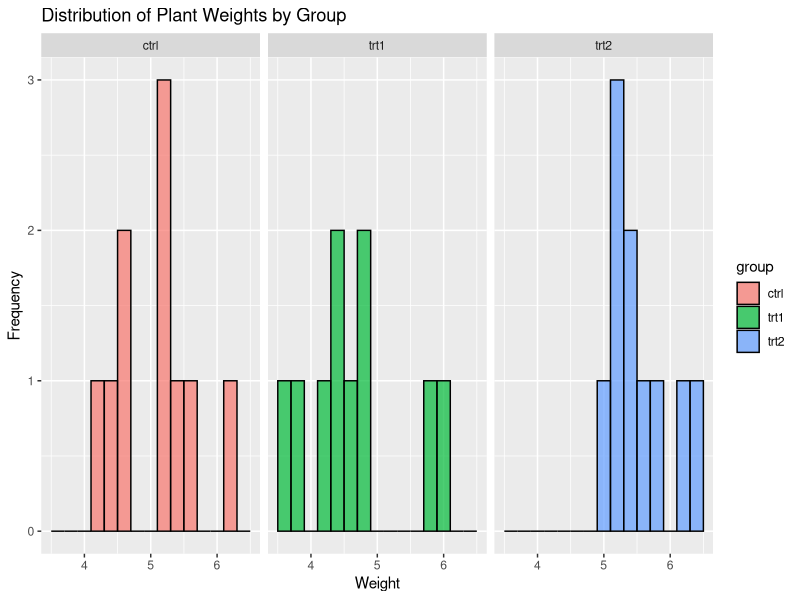
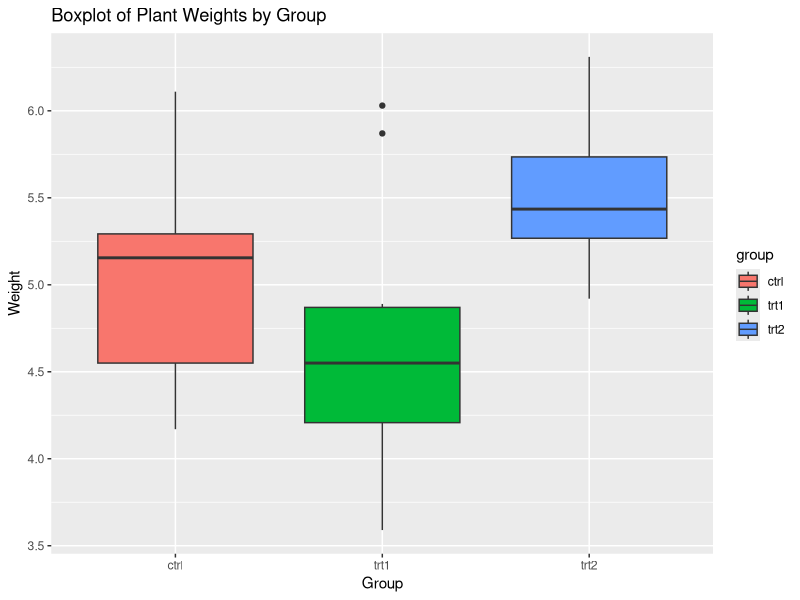
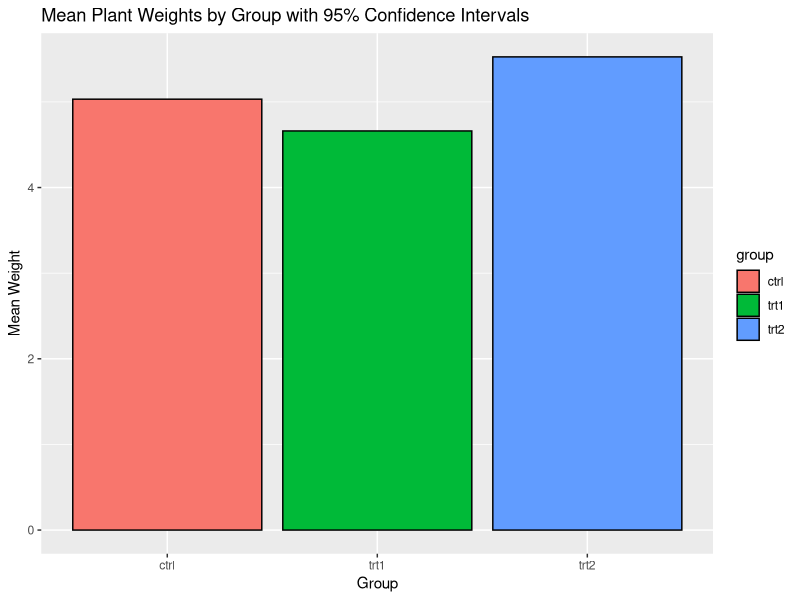
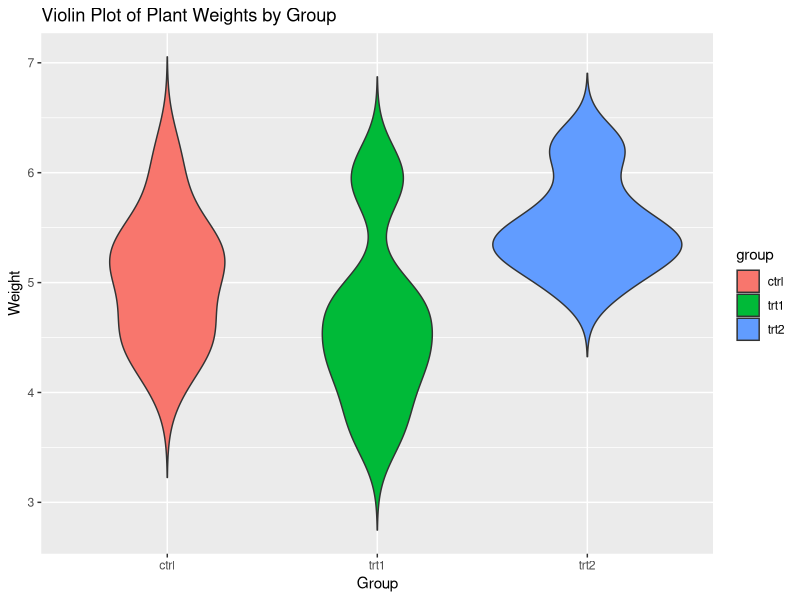
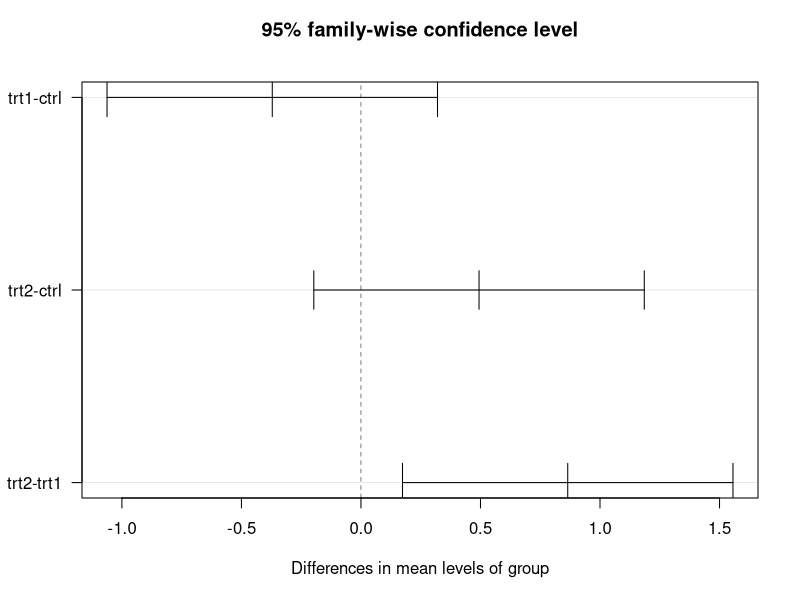
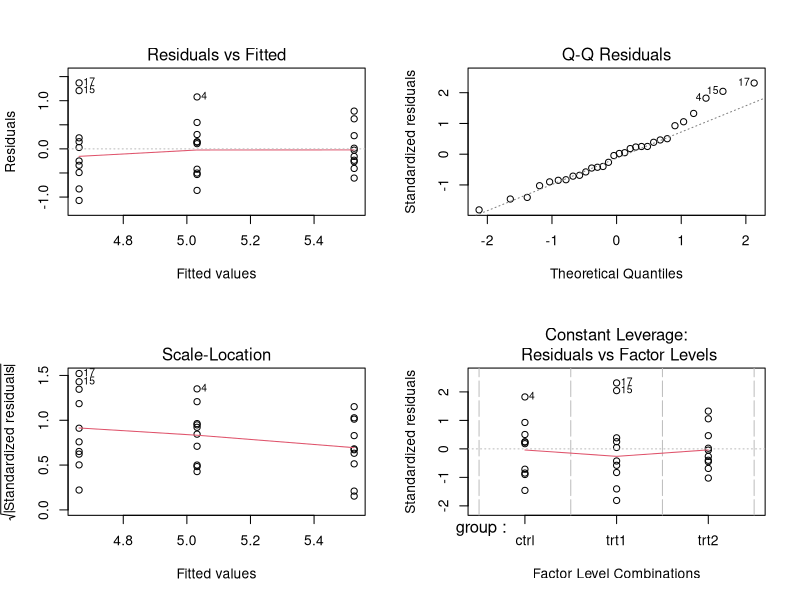

These charts were generated, in order, by the following R code:
# The PlantGrowth dataset in R is a classic dataset that contains the results of an experiment where the effect of different treatments on the growth of plants was studied. It has 30 observations across two variables:

# weight: The weight of the plants.
# group: The group/treatment to which the plant belongs. There are three groups:
#   ctrl: Control group.
# trt1: Treatment 1.
# trt2: Treatment 2.


# Load the PlantGrowth dataset
data(PlantGrowth)

# Inspect the structure of the dataset
str(PlantGrowth)

# View the first few rows of the dataset
head(PlantGrowth)

# Summary statistics for the dataset
summary(PlantGrowth)

# Check for missing values
colSums(is.na(PlantGrowth))


# Descriptive statistics by group
library(dplyr)

group_stats <- PlantGrowth %>%
  group_by(group) %>%
  summarise(
    count = n(),
    mean = mean(weight),
    median = median(weight),
    sd = sd(weight),
    min = min(weight),
    max = max(weight)
  )

print(group_stats)


library(ggplot2)

# Histogram of plant weights by group
ggplot(PlantGrowth, aes(x = weight, fill = group)) +
  geom_histogram(binwidth = 0.2, color = "black", alpha = 0.7) +
  facet_wrap(~ group) +
  labs(title = "Distribution of Plant Weights by Group", x = "Weight", y = "Frequency")

# Boxplot of plant weights by group
ggplot(PlantGrowth, aes(x = group, y = weight, fill = group)) +
  geom_boxplot() +
  labs(title = "Boxplot of Plant Weights by Group", x = "Group", y = "Weight")

# Interpretation:
# 
# Median: The median plant weight is highest in trt1 and lowest in the control group (ctrl), indicating a potential effect of the treatment on plant growth.
# IQR: The interquartile ranges are similar across all groups, suggesting consistent variability within each group.
# Outliers: There are a few outliers in the trt1 group, which might indicate individual plants that responded differently to the treatment.
# Conclusion: The boxplot suggests that trt1 may have increased plant growth compared to the control, but further statistical testing (like ANOVA) is necessary to confirm this.


# Bar plot with error bars
ggplot(PlantGrowth, aes(x = group, y = weight, fill = group)) +
  stat_summary(fun = mean, geom = "bar", position = "dodge", color = "black") +
  stat_summary(fun.data = mean_cl_normal, geom = "errorbar", width = 0.2) +
  labs(title = "Mean Plant Weights by Group with 95% Confidence Intervals", x = "Group", y = "Mean Weight")


# One-way ANOVA
anova_result <- aov(weight ~ group, data = PlantGrowth)
summary(anova_result)


# Tukey's HSD test
tukey_result <- TukeyHSD(anova_result)
print(tukey_result)


# Check for normality using Shapiro-Wilk test
shapiro_test <- shapiro.test(residuals(anova_result))
print(shapiro_test)

# Check for homogeneity of variance using Levene's Test
library(car)
levene_test <- leveneTest(weight ~ group, data = PlantGrowth)
print(levene_test)


# Violin plot of plant weights by group
ggplot(PlantGrowth, aes(x = group, y = weight, fill = group)) +
  geom_violin(trim = FALSE) +
  labs(title = "Violin Plot of Plant Weights by Group", x = "Group", y = "Weight")


# Plot of confidence intervals for mean differences
plot(tukey_result, las = 1)


# Linear model
lm_model <- lm(weight ~ group, data = PlantGrowth)
summary(lm_model)


# Residual diagnostics
par(mfrow = c(2, 2))
plot(lm_model)


